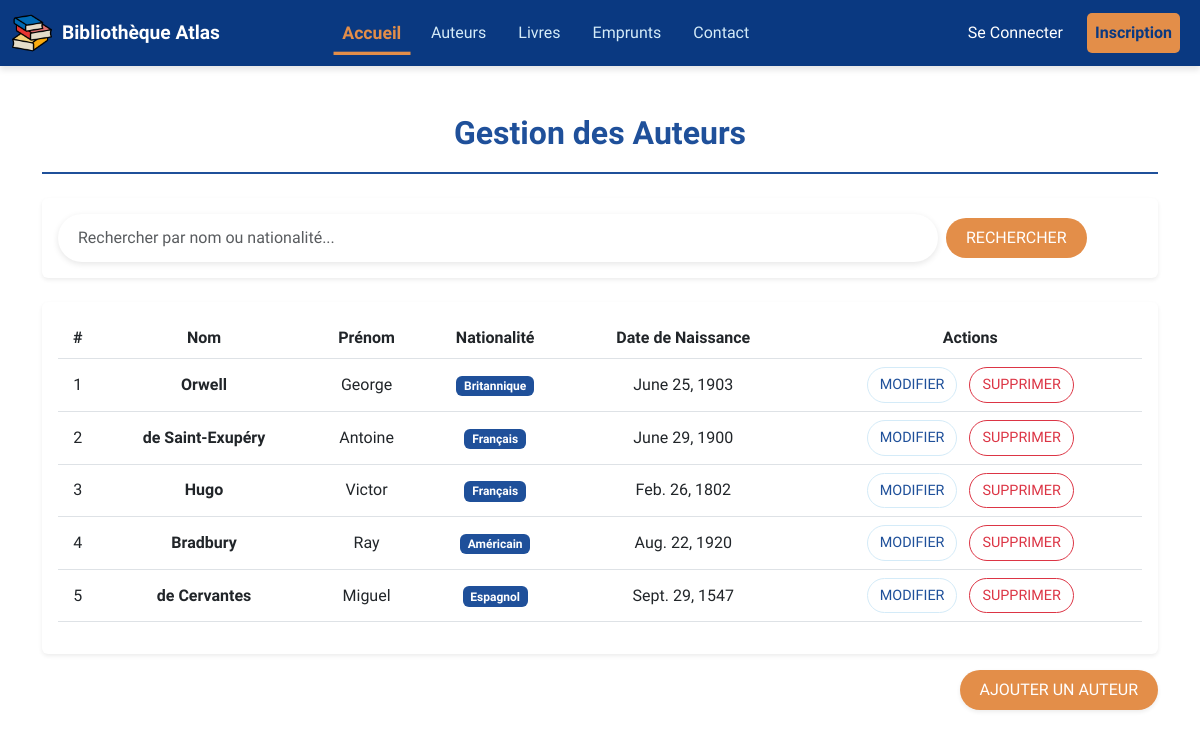
The page /auteurs/ on the database its author committed.
### auteurs/models.py (models this page shows, shortened)
class Auteur(models.Model):
    nom = models.CharField(max_length=100)
    prenom = models.CharField(max_length=100)
    nationalite = models.CharField(max_length=100)
    date_naissance = models.DateField()

### auteurs/views.py (the view)
# urls.py: path('', views.liste_auteurs, name='liste_auteurs'),
def liste_auteurs(request):
    query = request.GET.get('q', '')
    if query:
        auteurs = Auteur.objects.filter(nom__icontains=query) | Auteur.objects.filter(nationalite__icontains=query)
    else:
        auteurs = Auteur.objects.all()
    return render(request, 'auteurs/auteurs.html', {'auteurs': auteurs})

### templates/auteurs/auteurs.html (shortened to what this page needs)
{% extends 'base.html' %}
{% block content %}
<div class="container mt-5">
    <h2 class="text-center mb-4 fw-bold" style="color: #1F509A; border-bottom: 2px solid #1F509A; padding-bottom: 20px;">Gestion des Auteurs</h2>
    <form method="get" class="d-flex mb-4 align-items-center shadow-sm p-3 bg-body rounded">
        <input type="text" name="q" class="form-control me-2 search-input"  style="width: 880px;"
        placeholder="Rechercher par nom ou nationalité..."
        value="{{ request.GET.q }}">
        <button type="submit" class="btn btn-custom" > Rechercher</button>
    </form>
    <div class="table-responsive shadow-sm p-3 bg-body rounded">
        <table class="table table-hover align-middle">
            <thead class="table" style="background-color: #0A3981;">
                <tr class="text-center" style="color: #D4EBF8;">
                    <th>#</th>
                    <th>Nom</th>
                    <th>Prénom</th>
                    <th>Nationalité</th>
                    <th>Date de Naissance</th>
                    <th>Actions</th>
                </tr>
            </thead>
            <tbody>
                {% for auteur in auteurs %}
                <tr class="text-center">
                    <td>{{ forloop.counter }}</td>
                    <td class="fw-semibold">{{ auteur.nom }}</td>
                    <td>{{ auteur.prenom }}</td>
                    <td>
                        <span class="badge text-white" style="background-color: #1F509A;">
                            {{ auteur.nationalite }}
                        </span>
                    </td>
                    <td>{{ auteur.date_naissance }}</td>
                    <td>
                        <a href="{% url 'modifier_auteur' auteur.id %}" class="btn btn-sm btn-action me-2">
                             Modifier
                        </a>
                        <a href="{% url 'supprimer_auteur' auteur.id %}" class="btn btn-sm btn-action-danger"
                           onclick="return confirm('Êtes-vous sûr de vouloir supprimer cet auteur ?');">
                             Supprimer
                        </a>
                    </td>
                </tr>
                {% empty %}
                <tr>
                    <td colspan="6" class="text-center text-muted py-3">Aucun auteur trouvé.</td>
                </tr>
                {% endfor %}
            </tbody>
        </table>
    </div>
    <div class="d-flex justify-content-end mt-3">
        <a href="{% url 'ajouter_auteur' %}" class="btn btn-custom shadow-sm">
             Ajouter un Auteur
        </a>
    </div>
</div>
{% endblock %}

### static/css/style.css (style rules this page uses)
:root { --bleu-clair: #D4EBF8; --bleu-moyen: #1F509A; --bleu-fonce: #0A3981; --orange: #E38E49; --text-dark: #333; --text-muted: #6c757d; --white: #FFFFFF; --hover-scale: 1.1; }
body { background-color: var(--bleu-clair); color: var(--text-dark); padding: 0; margin: 0; box-sizing: border-box; font-family: "Chakra Petch", sans-serif; }
h1, h2 { color: var(--bleu-fonce); }
.btn { background-color: #E38E49; color: #ffffff; border: none; border-radius: 5px; font-size: 1rem; font-weight: 600; text-transform: uppercase; padding: 10px 20px; transition: all 0.3s ease; }
.rounded { border-radius: 10px; }

### static/css/custom.css (style rules this page uses)
.btn-custom { background-color: #E38E49; color: #ffffff; font-size: 1rem; padding: 8px 20px; border: none; border-radius: 30px; text-transform: uppercase; transition: all 0.3s ease; }
.btn-action { border: 1px solid #D4EBF8; color: #1F509A; padding: 6px 12px; border-radius: 30px; font-size: 0.9rem; transition: all 0.3s ease; background-color: transparent; }
.btn-action-danger { border: 1px solid #DC3545; color: #DC3545; padding: 6px 12px; border-radius: 30px; font-size: 0.9rem; transition: all 0.3s ease; background-color: transparent; }
.search-input { border: 0; border-radius: 30px; padding: 12px 20px; width: 100%; box-shadow: 0 2px 6px rgba(0, 0, 0, 0.1); font-size: 1rem; }

### templates/base.html (style rules this page uses)
body { font-family: "Chakra Petch", sans-serif; }

### rows shown on the page
Auteur: nom "Orwell", prenom "George", nationalite "Britannique", date_naissance "June 25, 1903"
Auteur: nom "de Saint-Exupéry", prenom "Antoine", nationalite "Français", date_naissance "June 29, 1900"
Auteur: nom "Hugo", prenom "Victor", nationalite "Français", date_naissance "Feb. 26, 1802"
Auteur: nom "Bradbury", prenom "Ray", nationalite "Américain", date_naissance "Aug. 22, 1920"
Auteur: nom "de Cervantes", prenom "Miguel", nationalite "Espagnol", date_naissance "Sept. 29, 1547"
